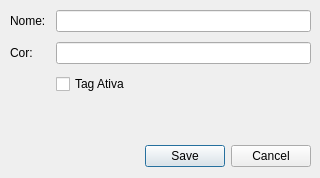
<?xml version="1.0" encoding="UTF-8"?>
<ui version="4.0">
 <class>TagDialog</class>
 <widget class="QDialog" name="TagDialog">
  <property name="geometry">
   <rect>
    <x>0</x>
    <y>0</y>
    <width>320</width>
    <height>178</height>
   </rect>
  </property>
  <property name="minimumSize">
   <size>
    <width>320</width>
    <height>178</height>
   </size>
  </property>
  <property name="windowTitle">
   <string>Dialog</string>
  </property>
  <widget class="QDialogButtonBox" name="bbTags">
   <property name="geometry">
    <rect>
     <x>10</x>
     <y>140</y>
     <width>301</width>
     <height>32</height>
    </rect>
   </property>
   <property name="orientation">
    <enum>Qt::Orientation::Horizontal</enum>
   </property>
   <property name="standardButtons">
    <set>QDialogButtonBox::StandardButton::Cancel|QDialogButtonBox::StandardButton::Save</set>
   </property>
  </widget>
  <widget class="QWidget" name="verticalLayoutWidget">
   <property name="geometry">
    <rect>
     <x>10</x>
     <y>10</y>
     <width>301</width>
     <height>121</height>
    </rect>
   </property>
   <layout class="QVBoxLayout" name="layPrincipal" stretch="0">
    <property name="spacing">
     <number>6</number>
    </property>
    <property name="sizeConstraint">
     <enum>QLayout::SizeConstraint::SetMaximumSize</enum>
    </property>
    <item>
     <layout class="QFormLayout" name="layFormulario">
      <property name="horizontalSpacing">
       <number>10</number>
      </property>
      <property name="verticalSpacing">
       <number>10</number>
      </property>
      <item row="0" column="0">
       <widget class="QLabel" name="lblNome">
        <property name="text">
         <string>Nome:</string>
        </property>
       </widget>
      </item>
      <item row="0" column="1">
       <widget class="QLineEdit" name="edtNome"/>
      </item>
      <item row="1" column="0">
       <widget class="QLabel" name="lblCor">
        <property name="text">
         <string>Cor:</string>
        </property>
       </widget>
      </item>
      <item row="1" column="1">
       <widget class="QLineEdit" name="edtCor"/>
      </item>
      <item row="2" column="1">
       <widget class="QCheckBox" name="chkAtiva">
        <property name="text">
         <string>Tag Ativa</string>
        </property>
       </widget>
      </item>
     </layout>
    </item>
   </layout>
  </widget>
 </widget>
 <resources/>
 <connections>
  <connection>
   <sender>bbTags</sender>
   <signal>accepted()</signal>
   <receiver>TagDialog</receiver>
   <slot>accept()</slot>
   <hints>
    <hint type="sourcelabel">
     <x>248</x>
     <y>254</y>
    </hint>
    <hint type="destinationlabel">
     <x>157</x>
     <y>274</y>
    </hint>
   </hints>
  </connection>
  <connection>
   <sender>bbTags</sender>
   <signal>rejected()</signal>
   <receiver>TagDialog</receiver>
   <slot>reject()</slot>
   <hints>
    <hint type="sourcelabel">
     <x>316</x>
     <y>260</y>
    </hint>
    <hint type="destinationlabel">
     <x>286</x>
     <y>274</y>
    </hint>
   </hints>
  </connection>
 </connections>
</ui>
